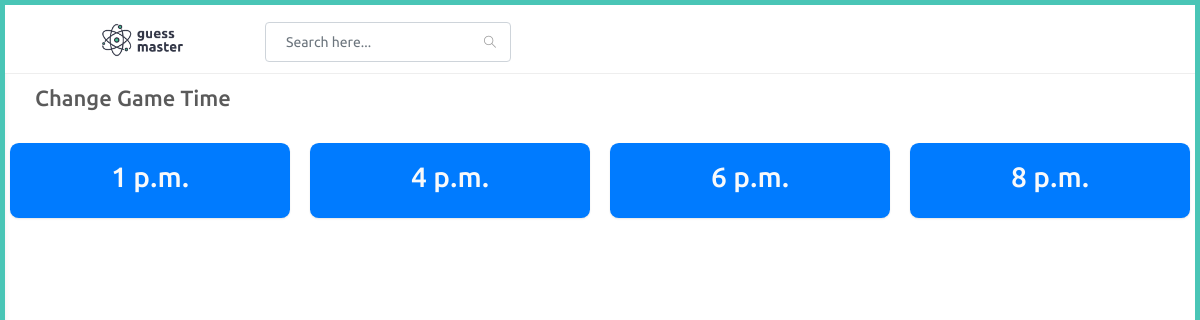
The page /adminapp/change-time on the database as committed earlier.
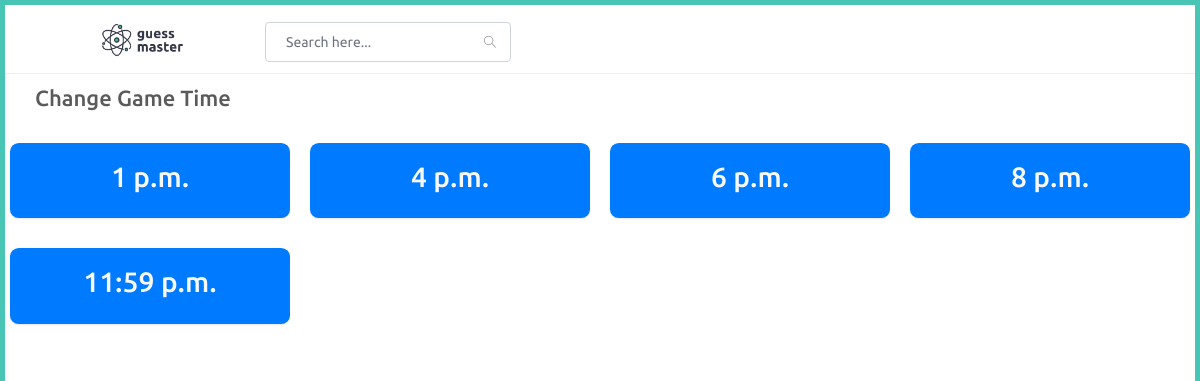
The same page on the database as committed later.
### adminapp/models.py (models this page shows, shortened)
class PlayTime(models.Model):
    start_time = models.TimeField()
    end_time = models.TimeField()

### adminapp/views.py (the view)
# urls.py: path('change-time',views.change_time,name="change_time"),
def change_time(request):
    try:
        times = PlayTime.objects.filter().all()
    except:
        pass
    context = {
        'times' : times
    }
    return render(request,'adminapp/change_time.html',context)

### templates/adminapp/change_time.html
{% extends 'adminapp/partials/base.html' %}
{% load static %}
{% block content %}
<div id="main-content">
    <div class="container-fluid">
        <div class="block-header">
            <div class="row">
                <div class="col-lg-5 col-md-8 col-sm-12">
                    <h2><a href="javascript:void(0);" class="btn btn-xs btn-link btn-toggle-fullwidth"><i class="fa fa-arrow-left"></i></a>Change Game Time</h2>
                </div>
            </div>
        </div>
        <div class="row clearfix">
            {% for time in times %}
            <div class="col-lg-3 col-md-12">
                <a href="{% url 'adminapp:change_game_time' time.id %}">
                <div class="card text-center bg-primary">
                    <div class="body">
                        <div class="p-15 text-light">
                            <h3>{{time.end_time}}</h3>
                        </div>
                    </div>
                </div>
                </a>
            </div>
            {% endfor %}
        </div>
    </div>
</div>
{% endblock %}

Rows that differ between the two databases and show on the page:
added PlayTime: end_time "11:59 p.m."
